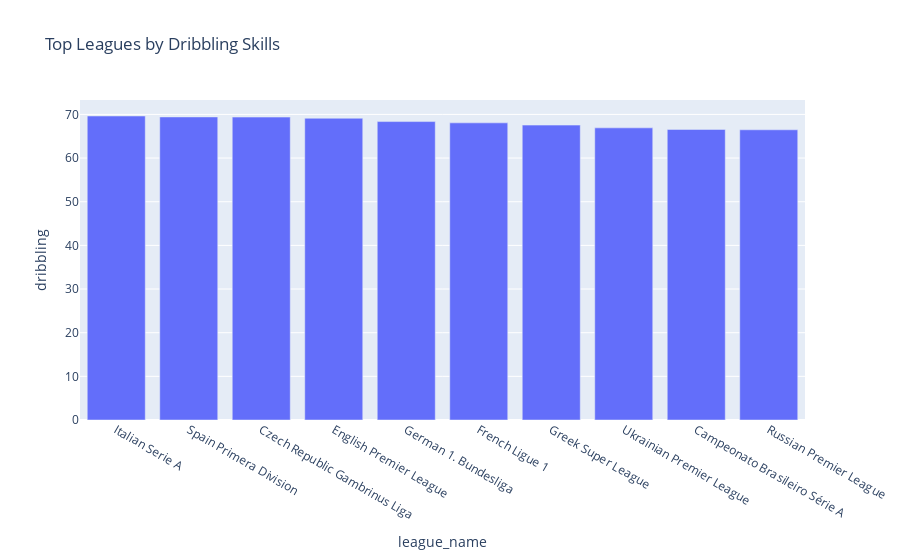

Notebook source saved alongside this figure:
### Code cell
# 6. Топ ліг з найкращими дриблерами
# Фільтрація даних, де дриблінг не є нульовим
data_filtered = data_cleaned[data_cleaned['dribbling'] > 0]

# Групування та обчислення середнього значення навичок дриблінгу
top_leagues_dribbling = (
    data_filtered.groupby('league_name')['dribbling']
    .mean()
    .sort_values(ascending=False)
    .head(10)
)
# Створення інтерактивного графіка
fig = px.bar(top_leagues_dribbling.reset_index(), x='league_name', y='dribbling', title='Top Leagues by Dribbling Skills')
fig.show()

### Figure 1 — Plotly figure (JSON) as saved in the notebook; plotly's stock layout.template omitted (floating-point values rounded to 4 significant figures)
{"data": [{"hovertemplate": "league_name=%{x}<br>dribbling=%{y}<extra></extra>", "legendgroup": "", "marker": {"color": "#636efa", "pattern": {"shape": ""}}, "name": "", "orientation": "v", "showlegend": false, "textposition": "auto", "type": "bar", "x": ["Italian Serie A", "Spain Primera Division", "Czech Republic Gambrinus Liga", "English Premier League", "German 1. Bundesliga", "French Ligue 1", "Greek Super League", "Ukrainian Premier League", "Campeonato Brasileiro Série A", "Russian Premier League"], "xaxis": "x", "y": [69.64, 69.42, 69.39, 69.12, 68.36, 68.07, 67.55, 66.92, 66.56, 66.48], "yaxis": "y"}], "layout": {"barmode": "relative", "legend": {"tracegroupgap": 0}, "title": {"text": "Top Leagues by Dribbling Skills"}, "xaxis": {"anchor": "y", "domain": [0, 1], "title": {"text": "league_name"}}, "yaxis": {"anchor": "x", "domain": [0, 1], "title": {"text": "dribbling"}}}}
